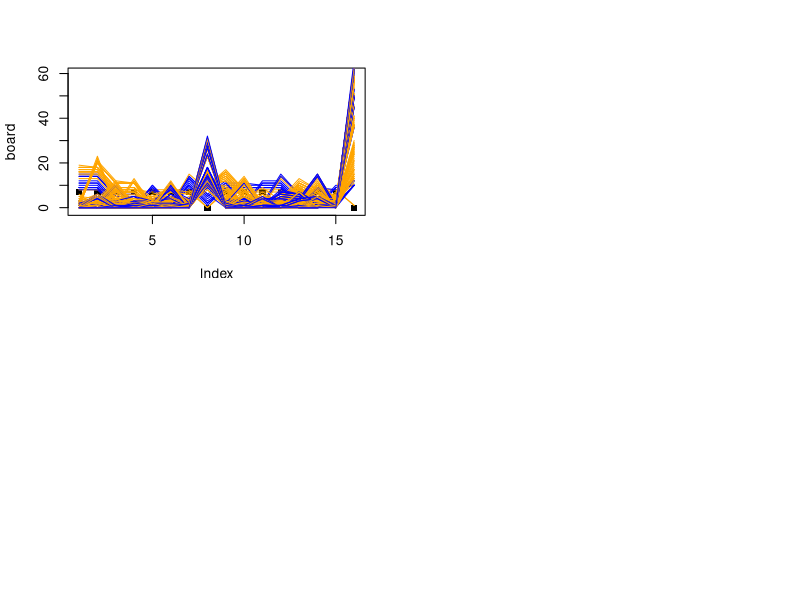

This figure's R source:
board  = c( 7, 7, 7, 7, 7, 7, 7, 0,
	     	7, 7, 7, 7, 7, 7, 7, 0)			# Initialize board.  Pepe's head at [8], Pilar's at [16].

par(mfrow=c(2,2))							# Plot turns to visualize.
plot(board, ylim = c(-1, 60), pch = 15)

dropsp = rep(F, 16)							# Initialize vectors to follow drops.
dropsr = rep(F, 16)

if (sample(c(T,F), 1)) {					# Pepe and Pilar flip a coin to start.
	pepe = T									# Pepe and Pilar are the prototypical kids in...
	pilar = F									# ...Filipino kiddie literature.
	
	housep = sample(1:7, 1)					# Pepe starts if he wins flip, ...
	shellsp = board[housep]					# ...and picks up shells.
	board[housep] = 0
	shellsr = 0
	
} else {									# Pilar starts if she wins flip.
	pepe = F
	pilar = T
	houser = sample(9:15, 1)
	shellsr = board[houser]
	board[houser] = 0
	shellsp = 0
}

while (pepe | pilar) {						# Pepe and Pilar take turns according to sungka.

if (pilar) {
while (shellsr > 0) {
while ((houser + 1) <= 16 & shellsr > 0) {
	if ((houser + 1) == 8) houser = houser + 1 else houser = houser
	dropsr[(houser+1)] = T						
	houser = houser + 1
	shellsr = shellsr - 1
	}	
stopr = houser
board = board + dropsr
dropsr = rep(F, 16)
houser = 0
}
lines(board, col = 'orange')
#print(board)
if (stopr == 16) {
	if (sum(board[9:15]) > 0) {
		pepe = F
		pilar = T
		if (length(which(board[9:15] > 0)) == 1) {houser = (which(board[9:15] > 0)) + 8} else { 
			houser = sample(c(which(board[9:15] > 0)), 1) + 8 }
		shellsr = board[houser]
		dropsr = rep(F, 16)
		board[houser] = 0
	} else {
		if (sum(board[1:7]) > 0) {
			pilar = F
			pepe = T
			if (length(which(board[1:7] >0)) == 1) housep = (which(board[1:7] > 0)) else housep = sample((which(board[1:7] > 0)), 1)
			shellsp = board[housep]
			dropsp = rep(F, 16)
			board[housep] = 0
		} else {
			pilar = F
			pepe = F
		}
	}
} else {
	if (board[stopr] > 1) {
		pepe = F
		pilar = T
		houser = stopr
		shellsr = board[stopr]
		dropsr = rep(F, 16)
		board[stopr] = 0
	} else {
		if (stopr < 8) {
			pilar = F
			pepe = T
			if (length(which(board[1:7] >0)) == 1) housep = (which(board[1:7] > 0)) else housep = sample((which(board[1:7] > 0)), 1)
			shellsp = board[housep]
			dropsp = rep(F, 16)
			board[housep] = 0
		} else {
			if ((sum(board[1:7]) - board[stopr - (stopr-8)*2]) > 0) {
				if (board[stopr - (stopr-8)*2] == 0) {
					pilar = F
					pepe = T
					if (length(which(board[1:7] >0)) == 1) housep = (which(board[1:7] > 0)) else housep = sample((which(board[1:7] > 0)), 1)
					shellsp = board[housep]
					dropsp = rep(F, 16)
					board[housep] = 0
				} else {
					pilar = F
					board[16] = board[16] + board[stopr - (stopr-8)*2] + 1
					board[stopr - (stopr-8)*2] = 0
					board[stopr] = 0
					pepe = T
					if (length(which(board[1:7] >0)) == 1) housep = (which(board[1:7] > 0)) else housep = sample((which(board[1:7] > 0)), 1)
					shellsp = board[housep]
						dropsp = rep(F, 16)
					board[housep] = 0
				}
			} else {
				pepe = F
				pilar = T
				houser = stopr
				shellsr = board[houser] 
				dropsr = rep(F, 16)
				board[houser] = 0
			}
		}
	}
}
} else {

# pepe's turn. also works.
while (shellsp > 0) {						
while ((housep+1) < 16 & shellsp > 0) {		
	dropsp[(housep+1)] = T						
	housep = housep + 1
	shellsp = shellsp - 1
	}
stopp = housep
board = board + dropsp
dropsp = rep(F, 16)
housep = 0
}
lines(board, col = 'blue')
#print(board)
if (stopp == 8) {
	if (sum(board[1:7]) > 0) {
		pilar = F
		pepe = T
		if (length(which(board[1:7] >0)) == 1) housep = (which(board[1:7] > 0)) else housep = sample((which(board[1:7] > 0)), 1)
		shellsp = board[housep]
		dropsp = rep(F, 16)
		board[housep] = 0
	} else {
		if (sum(board[9:15]) > 0) {
			pepe = F
			pilar = T
			if (length(which(board[9:15] > 0)) == 1) {houser = (which(board[9:15] > 0)) + 8} else { 
			houser = sample(c(which(board[9:15] > 0)), 1) + 8 }
			shellsr = board[houser]
			dropsr = rep(F, 16)
			board[houser] = 0
		} else {
			pilar = F
			pepe = F
		}
	}
} else {
	if (board[stopp] > 1) {
		pilar = F
		pepe = T
		housep = stopp
		shellsp = board[stopp]
		dropsp = rep(F, 16)
		board[stopp] = 0
	} else {
		if (stopp > 8) {
			pepe = F
			pilar = T
			if (length(which(board[9:15] > 0)) == 1) {houser = (which(board[9:15] > 0)) + 8} else { 
			houser = sample(c(which(board[9:15] > 0)), 1) + 8 }
			shellsr = board[houser]
			dropsr = rep(F, 16)
			board[houser] = 0
		} else {
			if ((sum(board[9:15])- board[(8-stopp)*2 + stopp]) > 0) { 
				if (board[(8-stopp)*2 + stopp] == 0) {
					pepe = F
					pilar = T
					if (length(which(board[9:15] > 0)) == 1) {houser = (which(board[9:15] > 0)) + 8} else 					{			houser = sample(c(which(board[9:15] > 0)), 1) + 8 }
					shellsr = board[houser]
					dropsr = rep(F, 16)
					board[houser] = 0
				} else {
					pepe = F
					board[8] = board[8] + board[(8-stopp)*2 + stopp] + 1
					board[(8-stopp)*2 + stopp] = 0
					board[stopp] = 0 
					pilar = T
					if (length(which(board[9:15] > 0)) == 1) {houser = (which(board[9:15] > 0)) + 8} else 					{ houser = sample(c(which(board[9:15] > 0)), 1) + 8 }
					shellsr = board[houser]
					dropsr = rep(F, 16)
					board[houser] = 0
				}
			} else {
				pilar = F
				pepe = T
				housep = stopp
				shellsp = board[housep]
				dropsp = rep(F, 16)
				board[housep] = 0
			}
		}
	}
}
}
print(board)
}
